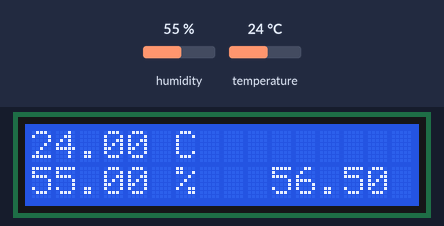
Bench run of a sketch on a simulated Arduino Uno, built with avr-gcc and run on an emulated ATmega328P. Shown: 16×2 character LCD. Inputs (shaded band) come from the test bench; at power-on: humidity 55 %, temperature 24 °C. What the sketch prints to the serial monitor is not drawn.

Above: at 1.2 s.
1.3 s: humidity set to 22 %
At 3.2 s:
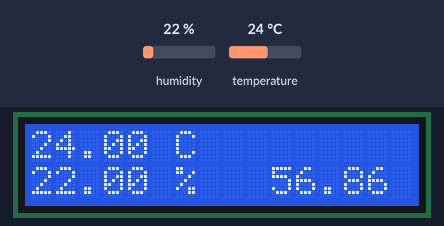
4.1 s: temperature set to 12 °C
At 5.6 s:
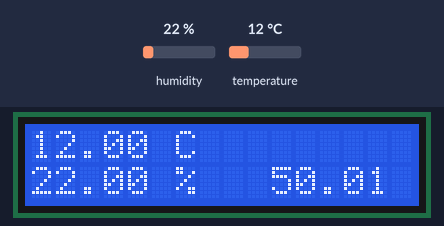
6.9 s: humidity set to 40 %
At 9.2 s:
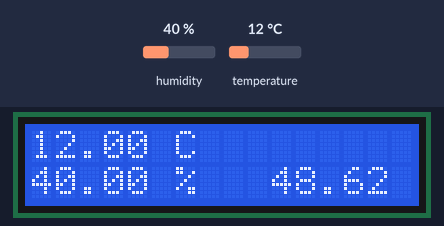
9.8 s: temperature set to 19 °C
At 11.6 s:
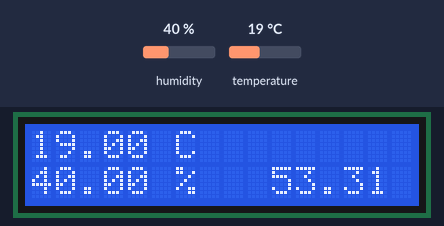
Timing chart, 0 to 13.1 s (numbered marks = the images above; inputs shaded):
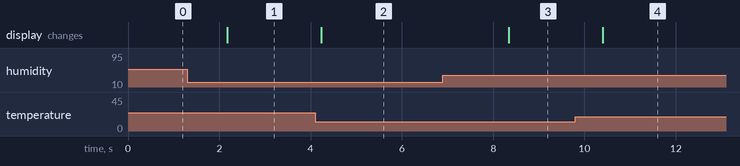

Measured:
- after the input at 1.3 s, the display: changes after 0.88 s (image 1)
- after the input at 4.1 s, the display: changes after 0.13 s (image 2)
- after the input at 6.9 s, the display: changes after 1.4 s (image 3)
- after the input at 9.8 s, the display: changes after 0.60 s (image 4)

The sketch:

quiz_tempor_lcd.ino
```cpp
#include <Wire.h>
#include <LiquidCrystal_I2C.h>
#include <dht11.h>

int DHT11PIN = A0;
dht11 DHT11;

LiquidCrystal_I2C lcd(0x27,16,2);

void setup() {
  // put your setup code here, to run once:
  lcd.begin();
  lcd.backlight();
  Serial.begin(9600);

}

void loop()
{
  int chk = DHT11.read(DHT11PIN);
  float T = DHT11.temperature;
  float RH = DHT11.humidity;
  float dcf = 9/5*T-0.55*(1-RH/100)*(9/5*T-26)+32;

  Serial.print("Temp: ");
  Serial.print((float)DHT11.temperature);
  Serial.print(" C ");

  Serial.print("/ RelF: ");
  Serial.print((float)DHT11.humidity);
  Serial.print(" %");

  Serial.print(" / Discomfort: ");
  Serial.print(dcf);
  Serial.println(" C ");

  lcd.clear();
  lcd.home();
  lcd.print(T);
  lcd.print(" C ");

  lcd.setCursor(0,1);
  lcd.print(RH);
  lcd.print(" %   ");
  lcd.print(dcf);
  lcd.print(" C ");

  delay(2000);
}
```
